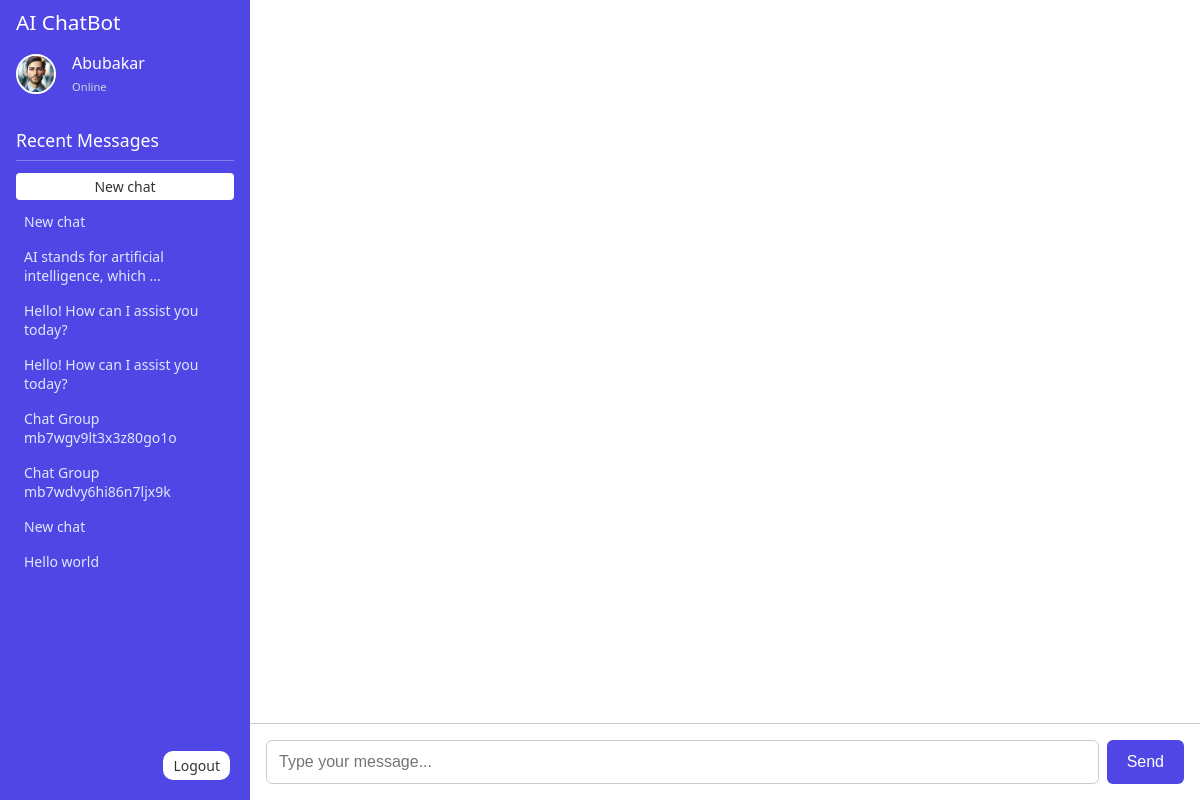
Page /chat.php (signed in) on the committed database.
### tables this page shows
CREATE TABLE `chat_group` (
  `id` int(11) NOT NULL,
  `chat_id` varchar(100) NOT NULL,
  `user_id` text NOT NULL,
  `first_message` text DEFAULT NULL
);

### Controller/Controller.php (called while the page is built, shortened)
<?php
trait Controller{
    public function __construct()
    {
        return $this->conn = new PDO("mysql:host=localhost; dbname=chat_generator", "root","");
    }
}
?>

### Controller/AuthController.php (called while the page is built, shortened)
<?php
require_once "Controller.php";
class AuthController{
    public function getMessageID()
    {
        $select = "SELECT * FROM chat_group WHERE user_id = ? ORDER BY id DESC";
        $query = $this->conn->prepare($select);
        $query->execute([$_SESSION['id']]);
        return $query;
    }
}

### chat.php (the view, shortened to what this page needs)
<?php
    require_once "Controller/AuthController.php";
    $new = new AuthController;
    $resendMessage = $new->getMessageID();
?>
<!DOCTYPE html>
<html lang="en">
<head>
    <link rel="stylesheet" href="bot.css" />
<link rel="stylesheet"
      href="https://cdnjs.cloudflare.com/ajax/libs/highlight.js/11.7.0/styles/github-dark.min.css">
</head>
<body>
    <div class="chat-container">
        <aside class="sidebar">
            <h2>AI ChatBot</h2>
            <div class="user-profile">
                <img src="img/images.jpeg" alt="User Profile" />
                <div class="user-info">
                    <strong><?=$_SESSION['name']?></strong>
                    <span>Online</span>
                </div>
            </div>
            <div class="recent-messages">
                <h3>Recent Messages</h3>
                <ul>
                    <li align="center"><a href="#!" class="new-chat" onclick="loadNewChat('<?php echo uniqid('chat_'.time()) ?>')">New chat</a></li>
                    <?php if($resendMessage->rowCount() > 0):?>
                        <?php foreach($resendMessage as $link):?>
                            <?php  if($link['first_message'] == null):?>
                                <li><a href="#"  onclick="loadChat('<?=$link['chat_id']?>')">New chat</a></li>
                            <?php  else:?>
                                <li><a href="#"  onclick="loadChat('<?=$link['chat_id']?>')">
                                    <?php
                                        $maxLength = 45;
                                        $message = $link['first_message'];
                                        if (strlen($message) > $maxLength) {
                                            echo substr($message, 0, $maxLength) . '...';
                                        } else {
                                            echo $message;
                                        }
                                        ?>
                                </a></li>
                            <?php  endif;?>
                        <?php endforeach;?>
                    <?php else:?>
                        <li><a href="#!">Start New</a></li>
                    <?php endif;?>
                </ul>
            </div>
            <a href="logout.php" class="logout">
                <div>
                    Logout
                </div>
            </a>
        </aside>
        <main class="chat-main">
            <div class="chat-messages" id="chat-messages">
            </div>
            <form class="chat-form" id="chat-form">
                <input type="text" id="user-input" placeholder="Type your message..." autocomplete="off" required />
                <button type="submit">Send</button>
            </form>
        </main>
    </div>
</body>
</html>

### bot.css (style rules this page uses)
* { margin: 0; padding: 0; box-sizing: border-box; }
body { font-family: 'Segoe UI', Tahoma, Geneva, Verdana, sans-serif; height: 100vh; display: flex; background: #f4f4f8; color: #333; }
.chat-container { display: flex; width: 100%; height: 100vh; }
.sidebar { background-color: #4f46e5; color: white; width: 250px; padding: 0.5rem 1rem; position: relative; }
.logout { position: absolute; background: white; bottom: 20px; right: 20px; padding: 5px 10px; text-decoration: none; font-size: 14px; border-radius: 10px; color: #333; }
.new-chat { background: white; padding: 5px 10px; text-decoration: none; font-size: 14px; border-radius: 10px; color: #333 !important; }
.sidebar h2 { font-size: 1.3rem; font-weight: 300; margin-bottom: 1rem; }
.recent-messages { margin-top: 2rem; }
.recent-messages h3 { font-weight: 300; font-size: 1.1rem; margin-bottom: 0.75rem; border-bottom: 1px solid rgba(255, 255, 255, 0.3); padding-bottom: 0.5rem; }
.recent-messages ul { list-style: none; }
.recent-messages li { margin-bottom: 0.5rem; }
.recent-messages a { color: #e0e7ff; text-decoration: none; display: block; font-size: 14px; padding: 0.25rem 0.5rem; border-radius: 4px; transition: background-color 0.2s ease; }
.user-profile { display: flex; align-items: center; margin-bottom: 2rem; }
.user-profile img { width: 40px; height: 40px; border-radius: 50%; margin-right: 1rem; border: 2px solid #fff; }
.user-info strong { font-size: 1rem; font-weight: 300; display: block; }
.user-info span { font-size: 0.7rem; color: #d1d5db; }
.chat-main { flex: 1; display: flex; flex-direction: column; background-color: #fff; }
.chat-messages { flex: 1; padding: 1rem; overflow-y: auto; display: flex; flex-direction: column; }
.chat-form { display: flex; padding: 1rem; border-top: 1px solid #ccc; }
.chat-form input { flex: 1; padding: 0.75rem; border: 1px solid #ccc; border-radius: 6px; font-size: 1rem; }
.chat-form button { margin-left: 0.5rem; padding: 0.75rem 1.25rem; background-color: #4f46e5; color: white; border: none; border-radius: 6px; cursor: pointer; font-size: 1rem; }

### rows in the picture
chat_group: first_message "AI stands for artificial intelligence, which"
chat_group: first_message "Hello! How can I assist you today?"
chat_group: first_message "Hello! How can I assist you today?"
chat_group: first_message "Chat Group mb7wgv9lt3x3z80go1o"
chat_group: first_message "Chat Group mb7wdvy6hi86n7ljx9k"
chat_group: first_message "Hello world"

### other values in the picture
$_SESSION['name'] "Abubakar"
